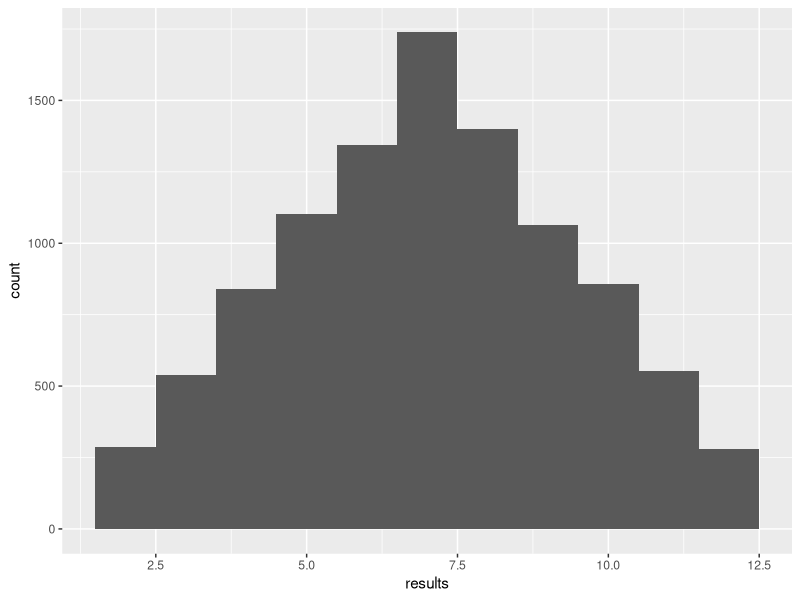

Generate this figure with R:
## ---- chunk 1
knitr::opts_chunk$set(echo = TRUE)
library(tidyverse)
## ---- chunk 2
die <- c(1:6)

# One die roll
roll_one_die <- function() {
  sample(die, 1, replace = TRUE)
}

roll_one_die

# Rolls two die, and provides values of each of the two
roll_two_dice <- function() {
  sample(die, 2, replace = TRUE)
}

# Rolls two die and totals them
roll_two_dice_total <- function(){
  roll_one_die() + roll_one_die()
}


# Iterate over a list (1-10), of a function preceded by a tilda (~)
x <- tibble(results = map_int(1:10000, ~ roll_two_dice_total())) 

x %>% 
  ggplot(aes(results)) +
  geom_histogram(binwidth = 1)

tibble
